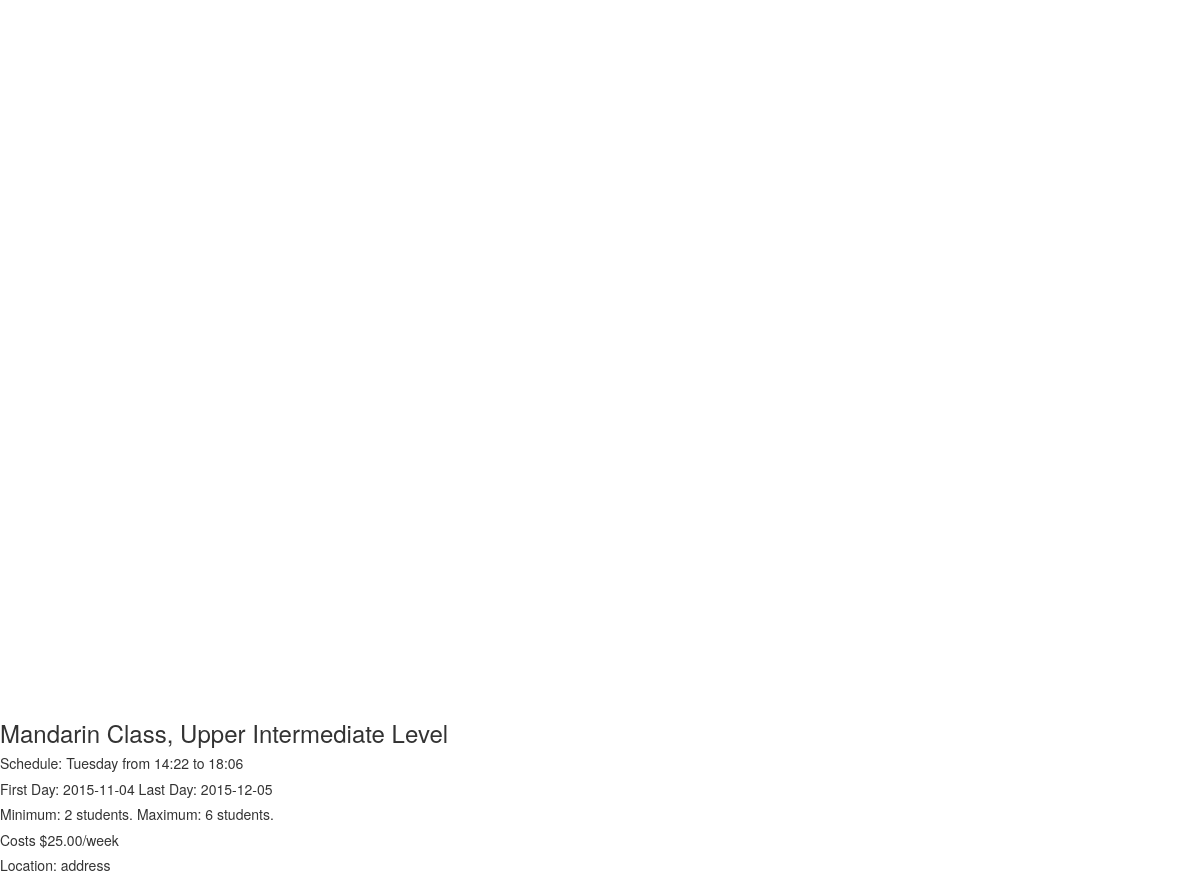
Page /class-info on the earlier database version.
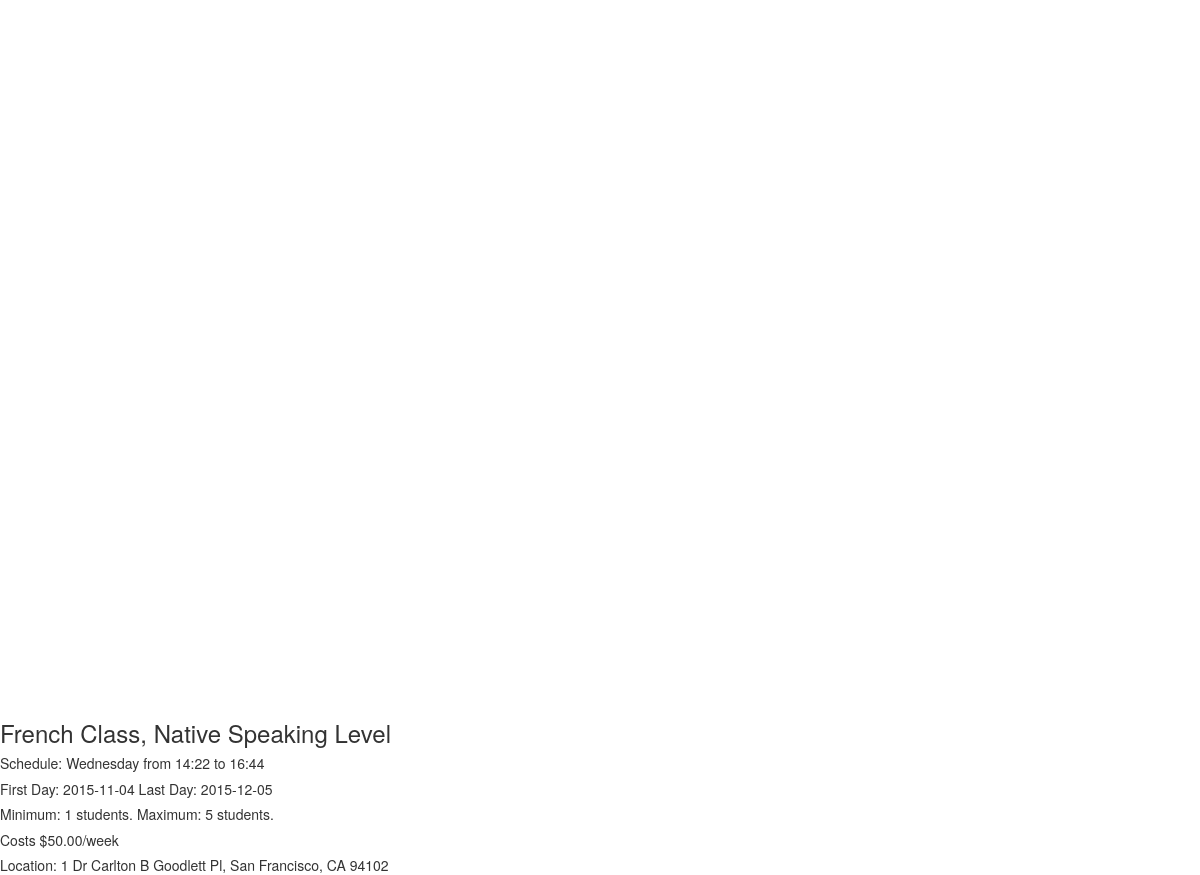
Same page on the later database version.
### model.py (models this page shows, shortened)
class Classroom(db.Model):
    __tablename__ = "classes"
    class_id = db.Column(db.Integer, autoincrement=True, primary_key=True)
    language = db.Column(db.String(40), nullable=False)
    level = db.Column(db.Integer, nullable=False)
    cost = db.Column(db.Float, nullable=True)
    min_students = db.Column(db.Integer, nullable=False)
    max_students = db.Column(db.Integer, nullable=False)
    address = db.Column(db.String, nullable=True)
    class_days = db.Column(db.String, nullable=False)
    start_date = db.Column(db.String, nullable=False)
    end_date = db.Column(db.String, nullable=True)
    start_time = db.Column(db.String, nullable=False)
    end_time = db.Column(db.String, nullable=False)
    per_time = db.Column(db.String, nullable=False)

### server.py (the view)
@app.route('/class-info')
def class_info():
    all_classes = db.session.query(Classroom).first()
    stulevel = all_classes.level
    if stulevel == 1:
        stulevel = "Beginning"
    elif stulevel == 2:
        stulevel = "Pre-Intermediate"
    elif stulevel == 3:
        stulevel = "Intermediate"
    elif stulevel == 4:
        stulevel = "Upper Intermediate"
    elif stulevel == 5:
        stulevel = "Advanced"
    elif stulevel == 6:
        stulevel = "Native Speaking"
    elif stulevel == 7:
        stulevel = "Mixed"
    return render_template("class-info.html", all_classes=all_classes,
                                            stulevel=stulevel)

### templates/class-info.html (shortened to what this page needs)
{% extends 'base.html' %}
{% block head %}
  <link rel="stylesheet" type="text/css" href="static/map.css">
      <div id="map" style="width: 700px; height: 700px"></div>
{% endblock %}
{% block body %}
  <div>
    <h3>{{ all_classes.language }} Class, {{ stulevel }} Level</h3>
  </div>
  <div>
    <h5>Schedule: {{ all_classes.class_days }} from {{ all_classes.start_time }} to {{ all_classes.end_time }}</h5>
  </div>
  <div>
    <h5>First Day: {{ all_classes.start_date }} Last Day: {{ all_classes.end_date }}</h5>
  </div>
  <div>
    <h5>Minimum: {{ all_classes.min_students }} students. Maximum: {{ all_classes.max_students }} students.</h5>
  </div>
  <div>
    <h5>Costs ${{ all_classes.cost }}0/{{ all_classes.per_time }}</h5>
  </div>
  <div>
    <h5>Location: {{ all_classes.address }}</h5>
  </div>
{% endblock %}

### templates/base.html (shortened to what this page needs)
<!doctype html>
<html>
<head>
  <link href="https://maxcdn.bootstrapcdn.com/bootstrap/3.3.4/css/bootstrap.min.css" rel="stylesheet">
  <link href="/static/project.css" rel="stylesheet">
  {% block head %}
  {% endblock %}
</head>
<body onload="initialize()">
  {% block body %}
  {% endblock %}
</body>
</html>

### static/project.css (style rules this page uses)
#map { height: 50%; width: 50%; }

### static/map.css (style rules this page uses)
html, body { height: 100%; margin: 0; padding: 0; }
#map { height: 50%; width: 50%; }

Differences in the rows shown:
changed Classroom "week": language "Mandarin" → "French"; class_days "Tuesday" → "Wednesday"; end_time "18:06" → "16:44"; min_students "2" → "1"; max_students "6" → "5"; cost "25.0" → "50.0"; address "address" → "1 Dr Carlton B Goodlett Pl, San Francisco, CA 94102"
Other differences:
{{ stulevel }}: "Upper Intermediate" → "Native Speaking"
